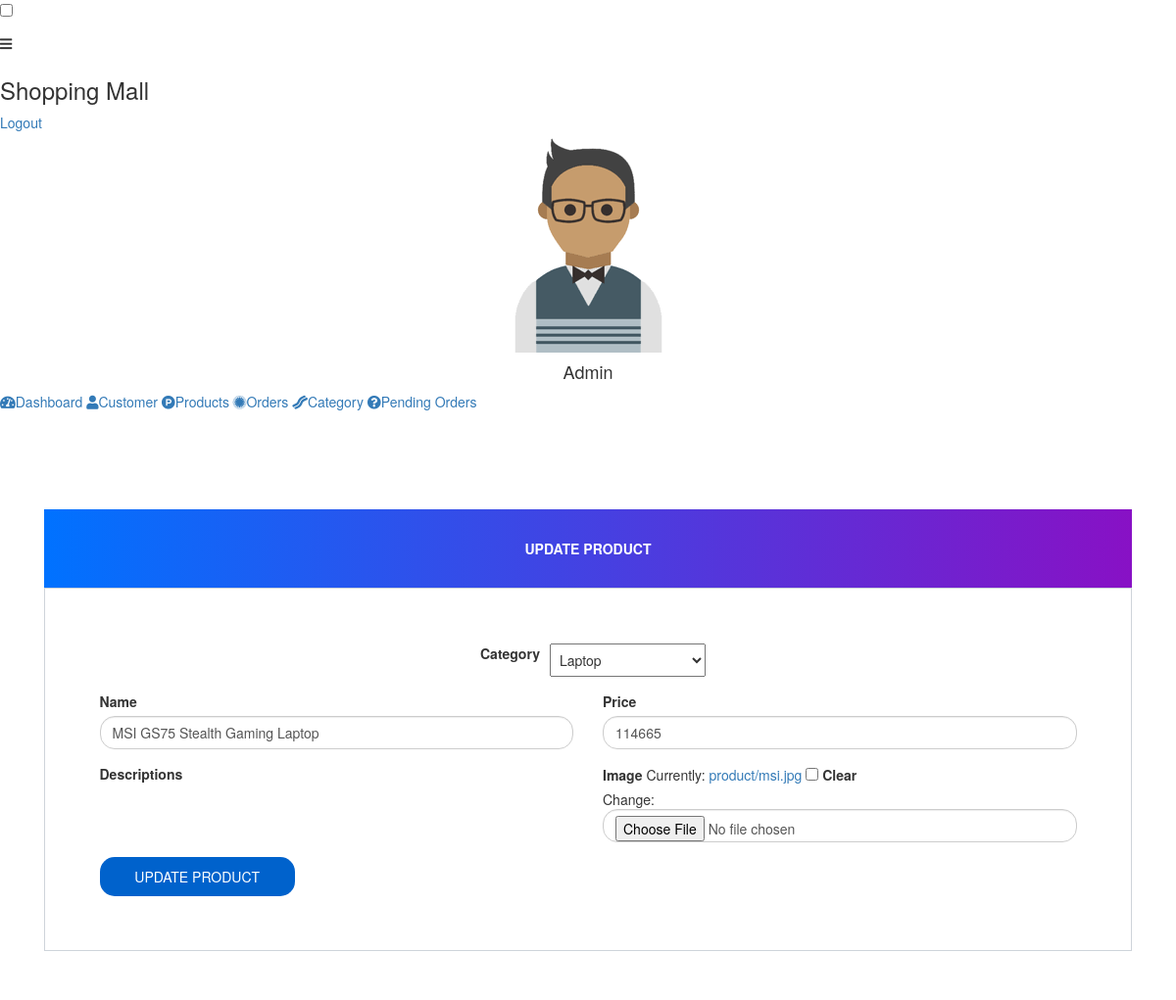
/admn/update-product/2, run on the app's committed database.
### admn/models.py (models this page shows, shortened)
class product(models.Model):
	productCategory=models.ForeignKey(product_category, on_delete=models.SET_NULL, null=True, blank=True )
	name =models.CharField(max_length=50)
	price = models.PositiveIntegerField()
	desc =tinymce_models.HTMLField(null=True,blank=True)
	img =models.ImageField(default="product/default.png", upload_to="product/", null=True, blank=True)

### admn/views.py (the view)
# urls.py: path('update-product/<int:pk>', views.update_product_view, name='update-product'),
def update_product_view(request, pk):
	product=AMODEL.product.objects.get(id=pk)
	productForm=AFORM.productForm(instance=product)
	if request.method== 'POST':
		productForm=AFORM.productForm(request.POST, request.FILES, instance=product)
		if productForm.is_valid():
			productForm.save()
			return redirect('product-list')
	context={
		'productForm' : productForm
	}
	return render(request, "admn/update-product.html", context)

### admn/forms.py
class productForm(forms.ModelForm):
	class Meta:
		model=models.product
		fields=["productCategory", "name", "price", "desc", "img"]

### admn/models.py (called while the page is built)
	def __str__(self):
		return self.categoryName

### templates/admn/update-product.html (shortened to what this page needs)
{% extends 'admn/adminbase.html' %}
{% load widget_tweaks %}
{% block content %}
<head>
  <link href="//netdna.bootstrapcdn.com/bootstrap/3.0.0/css/bootstrap.min.css" rel="stylesheet" id="bootstrap-css">
</head >
<br>
<div style="min-height: 600px;">
<form method="post" enctype="multipart/form-data">
  <div class="container register-form">
    <div class="form">
      <div class="note">
        <p>UPDATE PRODUCT</p>
      </div>
      <div class="form-content">
        <div class="col">
            <div class="form-group d-flex justify-content-center">
             <label for="first_name" class="mx-3">Category</label>
        {% render_field productForm.productCategory class="p-2" placeholder="Name" %}
            </div>
          </div>
        <div class="row">
          <div class="col-md-6">
            <div class="form-group">
             <label for="first_name">Name</label>
        {% render_field productForm.name class="form-control" placeholder="Name" %}
            </div>
          </div>
          <div class="col-md-6">
            <div class="form-group">
              <label for="username">Price</label>
        {% render_field productForm.price class="form-control" placeholder="Price" %}
            </div>
            </div>
          <div class="col-md-6">
            <div class="form-group">
               <label for="mobile">Descriptions</label>
            </div>
          </div>
          <div class="col-md-6">
            <div class="form-group">
               <label for="address">Image</label>
          {% render_field productForm.img class="form-control" %}
            </div>
          </div>
        </div>
        <button type="submit" class="btnSubmit">UPDATE PRODUCT</button>
      </div>
    </div>
  </div>
</form>
</div>
{% endblock content %}

### templates/admn/update-product.html (style rules this page uses)
a:link { text-decoration: none; }
.note { text-align: center; height: 80px; background: -webkit-linear-gradient(left, #0072ff, #8811c5); color: #fff; font-weight: bold; line-height: 80px; }
.form-content { padding: 5%; border: 1px solid #ced4da; margin-bottom: 2%; }
.form-control { border-radius: 1.5rem; }
.btnSubmit { border: none; border-radius: 1.5rem; padding: 1%; width: 20%; cursor: pointer; background: #0062cc; color: #fff; }

### data on the page
product: productCategory "Laptop", name "MSI GS75 Stealth Gaming Laptop", price "114665"
